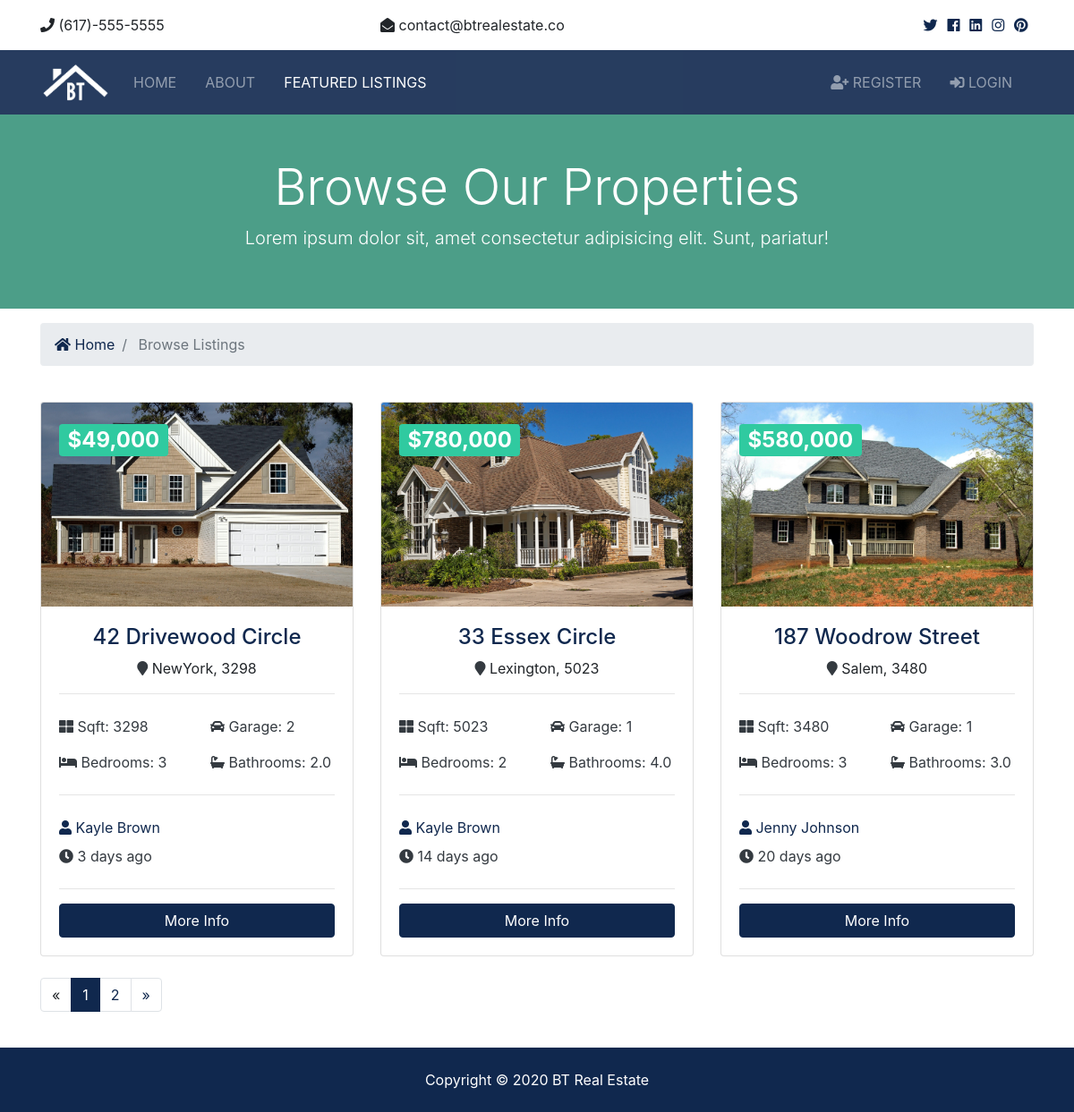
/listings/, run on the app's committed database.
### listings/models.py (models this page shows, shortened)
class Listing(models.Model):
    realtor = models.ForeignKey(Realtor,on_delete=models.DO_NOTHING)
    title = models.CharField(max_length=200)
    address = models.CharField(max_length=200)
    city = models.CharField(max_length=100)
    state = models.CharField(max_length=100)
    zipcode = models.CharField(max_length=20)
    description = models.TextField(blank=True)
    price = models.IntegerField()
    bedrooms = models.IntegerField()
    bathrooms = models.DecimalField(max_digits=2,decimal_places=1)
    garage = models.IntegerField(default=0)
    sqft = models.IntegerField()
    lot_size = models.DecimalField(max_digits=5, decimal_places=1)
    photo_main = models.ImageField(upload_to='photos/%Y/%m/%d/')
    photo_1 = models.ImageField(upload_to='photos/%Y/%m/%d/')
    photo_2 = models.ImageField(upload_to='photos/%Y/%m/%d/', blank=True)
    photo_3 = models.ImageField(upload_to='photos/%Y/%m/%d/', blank=True)
    photo_4 = models.ImageField(upload_to='photos/%Y/%m/%d/', blank=True)
    photo_5 = models.ImageField(upload_to='photos/%Y/%m/%d/', blank=True)
    photo_6 = models.ImageField(upload_to='photos/%Y/%m/%d/', blank=True)
    is_publised = models.BooleanField(default=False)
    list_date = models.DateTimeField(default=datetime.now,blank=True)

### realtors/models.py (models this page shows)
class Realtor(models.Model):
    name = models.CharField(max_length=200)
    photo = models.ImageField(upload_to='photos/%Y/%m/%d/')
    description = models.TextField(blank=True)
    phone = models.CharField(max_length=20)
    email = models.CharField(max_length=50)
    is_mvp = models.BooleanField(default=False)
    hire_date = models.DateTimeField(default=datetime.now,blank=True)
    def __str__(self):
        return self.name

### listings/views.py (the view)
# urls.py: path('',views.index,name='index'),
def index(request):
    listings = Listing.objects.order_by('-list_date').filter(is_publised=True)
    paginator = Paginator(listings,3)
    page = request.GET.get('page')
    list_page = paginator.get_page(page)
    return render(request,'listings/listings.html',{'listings':list_page})

### templates/listings/listings.html (shortened to what this page needs)
{% extends 'base.html' %}
{% load humanize %}
{% block content %}
    <section id="showcase-inner" class="py-5 text-white">
    <div class="container">
      <div class="row text-center">
        <div class="col-md-12">
          <h1 class="display-4">Browse Our Properties</h1>
          <p class="lead">Lorem ipsum dolor sit, amet consectetur adipisicing elit. Sunt, pariatur!</p>
        </div>
      </div>
    </div>
  </section>
  <section id="bc" class="mt-3">
    <div class="container">
      <nav aria-label="breadcrumb">
        <ol class="breadcrumb">
          <li class="breadcrumb-item">
            <a href="{% url 'index' %}">
              <i class="fas fa-home"></i> Home</a>
          </li>
          <li class="breadcrumb-item active"> Browse Listings</li>
        </ol>
      </nav>
    </div>
  </section>
  <section id="listings" class="py-4">
    <div class="container">
      <div class="row">
      {% if listings %}
        {% for listing in listings %}
        <div class="col-md-6 col-lg-4 mb-4">
          <div class="card listing-preview">
            <img class="card-img-top" src="{{ listing.photo_main.url }}" alt="">
            <div class="card-img-overlay">
              <h2>
                <span style="background-color: #30caa0;" class="badge text-white">${{ listing.price | intcomma  }}</span>
              </h2>
            </div>
            <div class="card-body">
              <div class="listing-heading text-center">
                <h4 class="text-primary">{{listing.title}}</h4>
                <p>
                  <i class="fas fa-map-marker text-dark"></i> {{ listing.city }}, {{listing.sqft}}</p>
              </div>
              <hr>
              <div class="row py-2 text-dark">
                <div class="col-6">
                  <i class="fas fa-th-large"></i> Sqft: {{listing.sqft}}</div>
                <div class="col-6">
                  <i class="fas fa-car"></i> Garage: {{listing.garage}}</div>
              </div>
              <div class="row py-2 text-dark">
                <div class="col-6">
                  <i class="fas fa-bed"></i> Bedrooms: {{listing.bedrooms}}</div>
                <div class="col-6">
                  <i class="fas fa-bath"></i> Bathrooms: {{listing.bathrooms}}</div>
              </div>
              <hr>
              <div class="row py-2 text-primary">
                <div class="col-12">
                  <i class="fas fa-user"></i> {{ listing.realtor }}</div>
              </div>
              <div class="row text-dark pb-2">
                <div class="col-6">
                  <i class="fas fa-clock"></i> {{listing.list_date.day}} days ago</div>
              </div>
              <hr>
              <a href="{% url 'listing' listing.pk %}" class="btn btn-primary btn-block text-white">More Info</a>
            </div>
          </div>
        </div>
        {% endfor %}
      {% else %}
        <div class="col-md-12">
            <p>No Listings Available</p>
        </div>
        {% endif %}
      </div>
      <div class="row">
        <div class="col-md-12">
            {% if listings.has_other_pages %}
          <ul class="pagination">
            {% if listings.has_previous %}
                <li class="page-item "><a href="?page={{ listings.previous_page_number }}" class="page-link active">&laquo;</a> </li>
                {% else %}
                <li class="page-item "><a class="page-link disabled">&laquo;</a> </li>
            {% endif %}
                {% for i in listings.paginator.page_range %}
                    {% if listings.number == i %}
                    <li class="page-item active"><a class="page-link" href="?page={{ i }}">{{ i }}</a> </li>
                    {% else %}
                    <li class="page-item"><a class="page-link" href="?page={{ i }}">{{ i }}</a> </li>
                    {% endif %}
                {% endfor %}
          {% if listings.has_next %}
                <li class="page-item"><a href="?page={{ listings.next_page_number }}" class="page-link active">&raquo;</a> </li>
                {% else %}
                <li class="page-item"><a class="page-link disabled">&raquo;</a> </li>
            {% endif %}
          </ul>
            {% endif %}
        </div>
      </div>
    </div>
  </section>
{% endblock %}

### btre/static/css/all.css (style rules this page uses)
.fa, .fas, .far, .fal, .fab { -moz-osx-font-smoothing: grayscale; -webkit-font-smoothing: antialiased; display: inline-block; font-style: normal; font-variant: normal; text-rendering: auto; line-height: 1; }
.fa-bath:before { content: "\f2cd"; }
.fa-bed:before { content: "\f236"; }
.fa-car:before { content: "\f1b9"; }
.fa-clock:before { content: "\f017"; }
.fa-home:before { content: "\f015"; }
.fa-map-marker:before { content: "\f041"; }
.fa-th-large:before { content: "\f009"; }
.fa-user:before { content: "\f007"; }
.fa, .fas { font-family: 'Font Awesome 5 Free'; font-weight: 900; }

### btre/static/css/style.css (style rules this page uses)
img { width: 100%; }
#showcase-inner { background: url(../img/building.jpg) no-repeat top center fixed/cover; position: relative; overflow: hidden; min-height: 200px; }
#showcase-inner::before { content: ''; position: absolute; top: 0; left: 0; min-height: 100%; width: 100%; background: rgba(32, 134, 107, 0.8); }
.listing-preview a { position: relative; }

### data on the page
Listing: photo_main (picture), price "49,000", title "42 Drivewood Circle", city "NewYork", sqft "3298", garage "2", bedrooms "3", bathrooms "2.0", realtor "Kayle Brown", list_date.day "3"
Listing: photo_main (picture), price "780,000", title "33 Essex Circle", city "Lexington", sqft "5023", garage "1", bedrooms "2", bathrooms "4.0", realtor "Kayle Brown", list_date.day "14"
Listing: photo_main (picture), price "580,000", title "187 Woodrow Street", city "Salem", sqft "3480", garage "1", bedrooms "3", bathrooms "3.0", realtor "Jenny Johnson", list_date.day "20"

### other printed values
{{ i }} "1"
{{ i }} "2"
